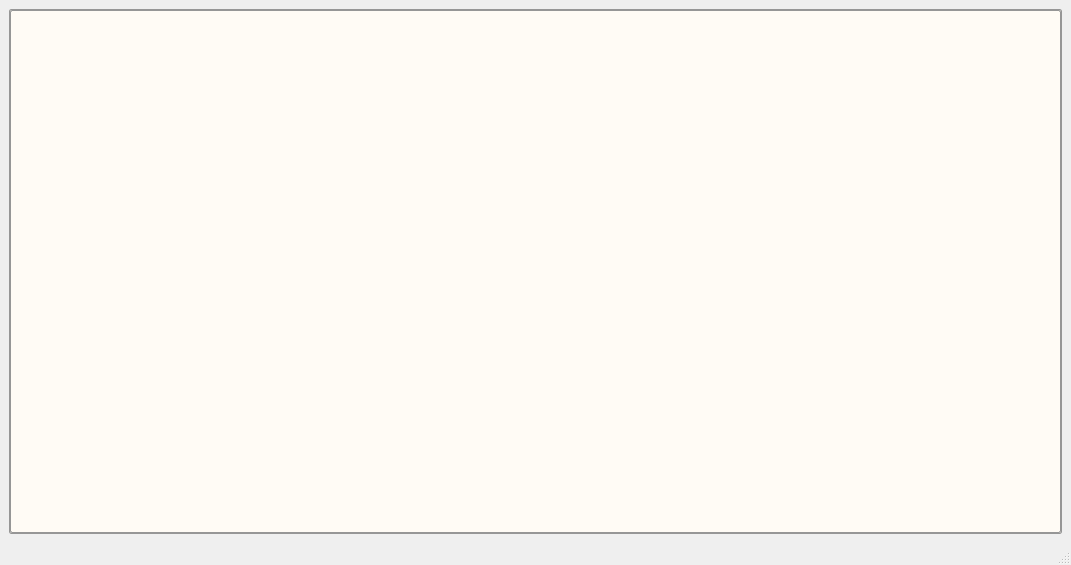
<?xml version="1.0" encoding="UTF-8"?>
<ui version="4.0">
 <class>mapAreaMainWindow</class>
 <widget class="QMainWindow" name="mapAreaMainWindow">
  <property name="geometry">
   <rect>
    <x>0</x>
    <y>0</y>
    <width>1071</width>
    <height>565</height>
   </rect>
  </property>
  <property name="windowTitle">
   <string>MainWindow</string>
  </property>
  <widget class="QWidget" name="centralwidget">
   <layout class="QHBoxLayout" name="horizontalLayout">
    <item>
     <widget class="QScrollArea" name="scrollArea">
      <property name="styleSheet">
       <string notr="true"> border: 1px solid rgb(150,150,150);
 background: rgb(255,251,245);
 border-radius: 2px;
      </string>
      </property>
      <property name="widgetResizable">
       <bool>true</bool>
      </property>
      <widget class="QWidget" name="scrollAreaWidgetContents">
       <property name="geometry">
        <rect>
         <x>0</x>
         <y>0</y>
         <width>1051</width>
         <height>504</height>
        </rect>
       </property>
       <layout class="QHBoxLayout" name="horizontalLayout_2">
        <item>
         <layout class="QHBoxLayout" name="drawAreaLayout"/>
        </item>
       </layout>
      </widget>
     </widget>
    </item>
   </layout>
  </widget>
  <widget class="QMenuBar" name="menubar">
   <property name="geometry">
    <rect>
     <x>0</x>
     <y>0</y>
     <width>1071</width>
     <height>21</height>
    </rect>
   </property>
  </widget>
  <widget class="QStatusBar" name="statusbar"/>
 </widget>
 <resources/>
 <connections/>
</ui>
